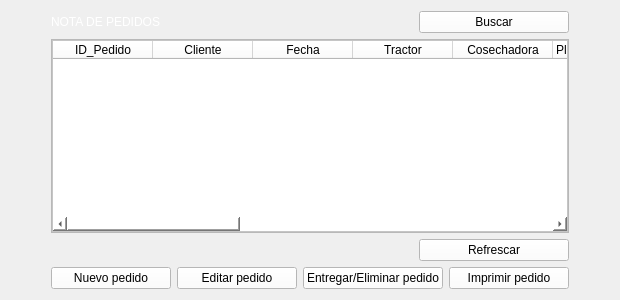
            <widget class="QWidget" name="page_nota">
             <layout class="QVBoxLayout" name="verticalLayout_10">
              <item>
               <layout class="QHBoxLayout" name="horizontalLayout_6">
                <item>
                 <spacer name="horizontalSpacer_13">
                  <property name="orientation">
                   <enum>Qt::Horizontal</enum>
                  </property>
                  <property name="sizeType">
                   <enum>QSizePolicy::Minimum</enum>
                  </property>
                  <property name="sizeHint" stdset="0">
                   <size>
                    <width>40</width>
                    <height>20</height>
                   </size>
                  </property>
                 </spacer>
                </item>
                <item>
                 <widget class="QLabel" name="label_2">
                  <property name="styleSheet">
                   <string notr="true">color: rgb(255, 255, 255);
font: 87 16pt &quot;Arial Black&quot;;
</string>
                  </property>
                  <property name="text">
                   <string>NOTA DE PEDIDOS</string>
                  </property>
                 </widget>
                </item>
                <item>
                 <spacer name="horizontalSpacer_6">
                  <property name="orientation">
                   <enum>Qt::Horizontal</enum>
                  </property>
                  <property name="sizeHint" stdset="0">
                   <size>
                    <width>35</width>
                    <height>20</height>
                   </size>
                  </property>
                 </spacer>
                </item>
                <item>
                 <widget class="QPushButton" name="buscar_ol">
                  <property name="minimumSize">
                   <size>
                    <width>150</width>
                    <height>0</height>
                   </size>
                  </property>
                  <property name="styleSheet">
                   <string notr="true">background-color: rgb(255, 255, 255);</string>
                  </property>
                  <property name="text">
                   <string>Buscar</string>
                  </property>
                 </widget>
                </item>
                <item>
                 <spacer name="horizontalSpacer_14">
                  <property name="orientation">
                   <enum>Qt::Horizontal</enum>
                  </property>
                  <property name="sizeType">
                   <enum>QSizePolicy::Minimum</enum>
                  </property>
                  <property name="sizeHint" stdset="0">
                   <size>
                    <width>40</width>
                    <height>20</height>
                   </size>
                  </property>
                 </spacer>
                </item>
               </layout>
              </item>
              <item>
               <layout class="QHBoxLayout" name="horizontalLayout_9">
                <item>
                 <spacer name="horizontalSpacer_9">
                  <property name="orientation">
                   <enum>Qt::Horizontal</enum>
                  </property>
                  <property name="sizeType">
                   <enum>QSizePolicy::Minimum</enum>
                  </property>
                  <property name="sizeHint" stdset="0">
                   <size>
                    <width>40</width>
                    <height>20</height>
                   </size>
                  </property>
                 </spacer>
                </item>
                <item>
                 <widget class="QFrame" name="frame_7">
                  <property name="frameShape">
                   <enum>QFrame::StyledPanel</enum>
                  </property>
                  <property name="frameShadow">
                   <enum>QFrame::Raised</enum>
                  </property>
                  <layout class="QVBoxLayout" name="verticalLayout_9">
                   <property name="spacing">
                    <number>0</number>
                   </property>
                   <property name="leftMargin">
                    <number>0</number>
                   </property>
                   <property name="topMargin">
                    <number>0</number>
                   </property>
                   <property name="rightMargin">
                    <number>0</number>
                   </property>
                   <property name="bottomMargin">
                    <number>0</number>
                   </property>
                   <item>
                    <widget class="QTableWidget" name="tabla_pedidos">
                     <property name="styleSheet">
                      <string notr="true">background-color: rgb(255, 255, 255);</string>
                     </property>
                     <column>
                      <property name="text">
                       <string>ID_Pedido</string>
                      </property>
                     </column>
                     <column>
                      <property name="text">
                       <string>Cliente</string>
                      </property>
                     </column>
                     <column>
                      <property name="text">
                       <string>Fecha</string>
                      </property>
                     </column>
                     <column>
                      <property name="text">
                       <string>Tractor</string>
                      </property>
                     </column>
                     <column>
                      <property name="text">
                       <string>Cosechadora</string>
                      </property>
                     </column>
                     <column>
                      <property name="text">
                       <string>Plataforma sojera</string>
                      </property>
                     </column>
                     <column>
                      <property name="text">
                       <string>Plataforma maicera</string>
                      </property>
                     </column>
                     <column>
                      <property name="text">
                       <string>Chasis/Embocador</string>
                      </property>
                     </column>
                     <column>
                      <property name="text">
                       <string>Rodado</string>
                      </property>
                     </column>
                     <column>
                      <property name="text">
                       <string>Observaciones</string>
                      </property>
                     </column>
                     <column>
                      <property name="text">
                       <string>Localidad</string>
                      </property>
                     </column>
                     <column>
                      <property name="text">
                       <string>Provincia</string>
                      </property>
                     </column>
                     <column>
                      <property name="text">
                       <string>Fecha de Entrega</string>
                      </property>
                     </column>
                     <column>
                      <property name="text">
                       <string>Estado</string>
                      </property>
                     </column>
                    </widget>
                   </item>
                  </layout>
                 </widget>
                </item>
                <item>
                 <spacer name="horizontalSpacer_8">
                  <property name="orientation">
                   <enum>Qt::Horizontal</enum>
                  </property>
                  <property name="sizeType">
                   <enum>QSizePolicy::Minimum</enum>
                  </property>
                  <property name="sizeHint" stdset="0">
                   <size>
                    <width>40</width>
                    <height>20</height>
                   </size>
                  </property>
                 </spacer>
                </item>
               </layout>
              </item>
              <item>
               <layout class="QHBoxLayout" name="horizontalLayout_7">
                <item>
                 <spacer name="horizontalSpacer_7">
                  <property name="orientation">
                   <enum>Qt::Horizontal</enum>
                  </property>
                  <property name="sizeType">
                   <enum>QSizePolicy::Expanding</enum>
                  </property>
                  <property name="sizeHint" stdset="0">
                   <size>
                    <width>27</width>
                    <height>20</height>
                   </size>
                  </property>
                 </spacer>
                </item>
                <item>
                 <widget class="QPushButton" name="refrescar_pedidos">
                  <property name="sizePolicy">
                   <sizepolicy hsizetype="Fixed" vsizetype="Fixed">
                    <horstretch>0</horstretch>
                    <verstretch>0</verstretch>
                   </sizepolicy>
                  </property>
                  <property name="minimumSize">
                   <size>
                    <width>150</width>
                    <height>0</height>
                   </size>
                  </property>
                  <property name="maximumSize">
                   <size>
                    <width>200</width>
                    <height>16777215</height>
                   </size>
                  </property>
                  <property name="styleSheet">
                   <string notr="true">background-color: rgb(255, 255, 255);</string>
                  </property>
                  <property name="text">
                   <string>Refrescar</string>
                  </property>
                 </widget>
                </item>
                <item>
                 <spacer name="horizontalSpacer_10">
                  <property name="orientation">
                   <enum>Qt::Horizontal</enum>
                  </property>
                  <property name="sizeType">
                   <enum>QSizePolicy::Minimum</enum>
                  </property>
                  <property name="sizeHint" stdset="0">
                   <size>
                    <width>40</width>
                    <height>20</height>
                   </size>
                  </property>
                 </spacer>
                </item>
               </layout>
              </item>
              <item>
               <layout class="QHBoxLayout" name="horizontalLayout_8">
                <item>
                 <spacer name="horizontalSpacer_12">
                  <property name="orientation">
                   <enum>Qt::Horizontal</enum>
                  </property>
                  <property name="sizeType">
                   <enum>QSizePolicy::Minimum</enum>
                  </property>
                  <property name="sizeHint" stdset="0">
                   <size>
                    <width>40</width>
                    <height>20</height>
                   </size>
                  </property>
                 </spacer>
                </item>
                <item>
                 <widget class="QPushButton" name="nuevopedido_pedidos">
                  <property name="minimumSize">
                   <size>
                    <width>120</width>
                    <height>0</height>
                   </size>
                  </property>
                  <property name="maximumSize">
                   <size>
                    <width>200</width>
                    <height>16777215</height>
                   </size>
                  </property>
                  <property name="styleSheet">
                   <string notr="true">background-color: rgb(255, 255, 255);</string>
                  </property>
                  <property name="text">
                   <string>Nuevo pedido</string>
                  </property>
                 </widget>
                </item>
                <item>
                 <widget class="QPushButton" name="editarpedido_pedidos">
                  <property name="minimumSize">
                   <size>
                    <width>120</width>
                    <height>0</height>
                   </size>
                  </property>
                  <property name="maximumSize">
                   <size>
                    <width>200</width>
                    <height>16777215</height>
                   </size>
                  </property>
                  <property name="styleSheet">
                   <string notr="true">background-color: rgb(255, 255, 255);</string>
                  </property>
                  <property name="text">
                   <string>Editar pedido</string>
                  </property>
                 </widget>
                </item>
                <item>
                 <widget class="QPushButton" name="actualizarpedido_pedidos">
                  <property name="minimumSize">
                   <size>
                    <width>100</width>
                    <height>0</height>
                   </size>
                  </property>
                  <property name="maximumSize">
                   <size>
                    <width>200</width>
                    <height>16777215</height>
                   </size>
                  </property>
                  <property name="styleSheet">
                   <string notr="true">background-color: rgb(255, 255, 255);</string>
                  </property>
                  <property name="text">
                   <string>Entregar/Eliminar pedido</string>
                  </property>
                 </widget>
                </item>
                <item>
                 <widget class="QPushButton" name="imprimirpedido_pedidos">
                  <property name="sizePolicy">
                   <sizepolicy hsizetype="Minimum" vsizetype="Fixed">
                    <horstretch>0</horstretch>
                    <verstretch>0</verstretch>
                   </sizepolicy>
                  </property>
                  <property name="minimumSize">
                   <size>
                    <width>120</width>
                    <height>0</height>
                   </size>
                  </property>
                  <property name="maximumSize">
                   <size>
                    <width>200</width>
                    <height>16777215</height>
                   </size>
                  </property>
                  <property name="styleSheet">
                   <string notr="true">background-color: rgb(255, 255, 255);</string>
                  </property>
                  <property name="text">
                   <string>Imprimir pedido</string>
                  </property>
                 </widget>
                </item>
                <item>
                 <spacer name="horizontalSpacer_11">
                  <property name="orientation">
                   <enum>Qt::Horizontal</enum>
                  </property>
                  <property name="sizeType">
                   <enum>QSizePolicy::Expanding</enum>
                  </property>
                  <property name="sizeHint" stdset="0">
                   <size>
                    <width>40</width>
                    <height>20</height>
                   </size>
                  </property>
                 </spacer>
                </item>
               </layout>
              </item>
             </layout>
            </widget>
